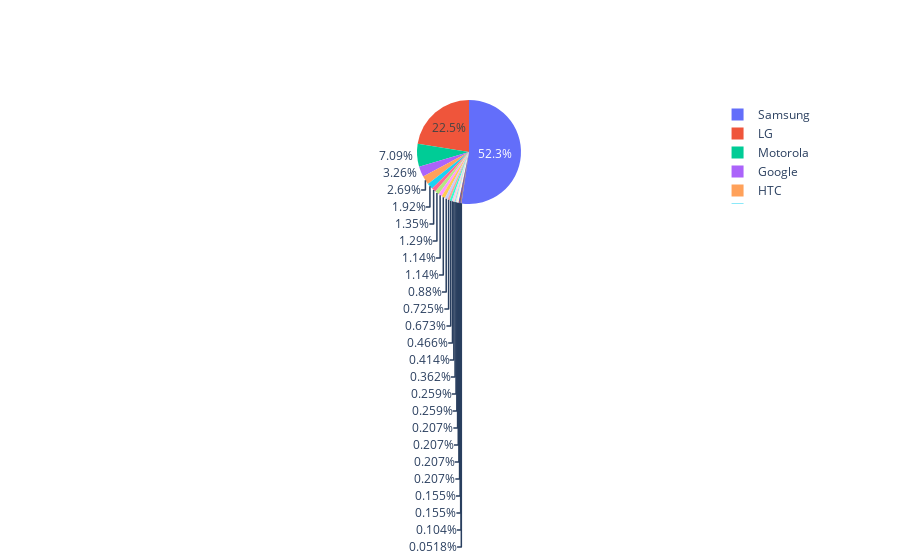

Notebook cell for this chart:
### Code cell
# For each carrier
    # Count out of all the updates, how many per manufacture
    # Graph as pie
labels = sortedManufactures
values = allManUpdates

fig = go.Figure(data=[go.Pie(labels=labels, values=values)])
fig.show()

### Figure 1 — Plotly figure (JSON) as saved in the notebook; plotly's stock layout.template omitted (floating-point values rounded to 4 significant figures)
{"data": [{"labels": ["Samsung", "LG", "Motorola", "Google", "HTC", "ZTE", "Kyocera", "BlackBerry", "Verizon", "ASUS", "Alcatel", "Huawei", "Revvl(T-Mobile)", "Nokia", "Essential", "OnePlus", "RED", "Orbic", "Sony", "Sonim", "Palm", "Coolpad", "Slate", "KYOCERA", "CAT", "Razer"], "type": "pie", "values": [1011, 434, 137, 63, 52, 37, 26, 25, 22, 22, 17, 14, 13, 9, 8, 7, 5, 5, 4, 4, 4, 4, 3, 3, 2, 1]}], "layout": {}}
